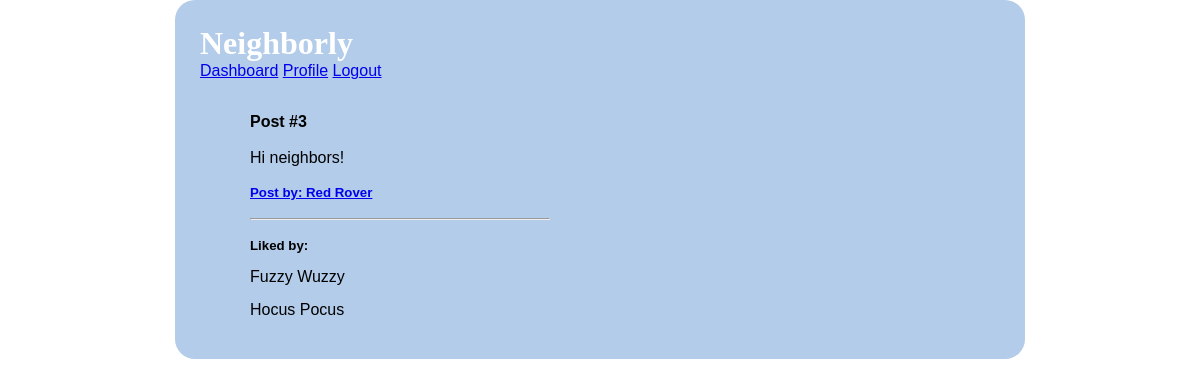
/post/details/3 (signed in), run on the app's committed database.
### models.py (models this page shows, shortened)
class Post(db.Model):
    __tablename__ = "posts"
    id = db.Column(db.Integer, primary_key=True)
    message = db.Column(db.String(255))
    user_id = db.Column(db.Integer, db.ForeignKey('users.id', ondelete='cascade'))
    user = db.relationship('User', foreign_keys=[user_id])
    likes_rec = db.relationship('User', secondary=likes_table, passive_deletes=True)
    all_post = db.relationship('Post_comment', back_populates="post", cascade="all, delete, delete-orphan")
    created_at = db.Column(db.DateTime, server_default = func.now())
    updated_at = db.Column(db.DateTime, server_default = func.now(), onupdate = func.now())

class User(db.Model):
    __tablename__ = "users"
    id = db.Column(db.Integer, primary_key=True)
    first_name = db.Column(db.String(45))
    last_name = db.Column(db.String(45))
    email = db.Column(db.String(255))
    address_id = db.Column(db.Integer, db.ForeignKey('addresses.id', ondelete='cascade'))
    address = db.relationship('Address', foreign_keys=[address_id])
    password_hash=db.Column(db.String(255))
    likes_sent = db.relationship('Post', secondary=likes_table, passive_deletes=True)
    all_post = db.relationship('Post', back_populates="user", cascade="all, delete, delete-orphan")
    all_event = db.relationship('Event', back_populates="user", cascade="all, delete, delete-orphan")
    created_at = db.Column(db.DateTime, server_default = func.now())
    updated_at = db.Column(db.DateTime, server_default = func.now(), onupdate = func.now())

### controller.py (the view)
def post_details(post_id):
    if 'user_id' not in session:
        return redirect("/")
    post = Post.query.get(post_id)
    user = User.query.filter_by(id = post.user_id).all()
    return render_template("post_details.html", post = post, all_users = user)

### templates/post_details.html (shortened to what this page needs)
<!DOCTYPE html>
<html lang="en">
<head>
    <link rel="stylesheet" type="text/css" href="{{ url_for('static', filename='style1.css') }}">
</head>
<body>
    <div class="container_dashboard">
        <h1>Neighborly</h1>
        <div class="navigation">
            <a href="/dashboard">Dashboard</a>
            <a href="/my_profile">Profile</a>
            <a href="/logout">Logout</a>
        </div>
        <div class="events">
            <br>
            <h4>Post #{{ post.id }}</h4>
            <br>
            <blockquote>
                {{ post.message }}
            </blockquote>
            <br>
            {% for user in all_users %}
                <h5><a href="/neighbors/profile/{{user.id}}"> Post by: {{user.first_name}} {{ user.last_name }}</a></h5>
            {% endfor %}
            <br>
            <hr>
            <br>
            <h5>Liked by:</h5>
            <ul>
                {% for user in post.likes_rec %}
                    <li>{{ user.first_name }} {{ user.last_name }}</li>
                {% endfor %}
            </ul>
        </div>
    </div>
</body>
</html>

### static/style1.css (style rules this page uses)
* { margin: 0px; padding: 0px; }
.container_dashboard { width: 800px; background-color: rgb(178, 204, 233); margin: 0px auto; padding: 25px; border-radius: 20px; font-family: 'Lucida Sans', 'Lucida Sans Regular', 'Lucida Grande', 'Lucida Sans Unicode', Geneva, Verdana, sans-serif; }
.container_dashboard h1 { font-family: cursive; color: white; }
.container_dashboard li { list-style: none; }
.events { margin-top: 15px; margin-bottom: 15px; display: inline-block; width: 300px; vertical-align: top; margin-left: 50px; }
.events li { margin-top: 15px; }
.events ul { display: inline-block; }

### data on the page
Post: id "3", message "Hi neighbors!"
User: first_name "Red", last_name "Rover"
User: first_name "Fuzzy", last_name "Wuzzy"
User: first_name "Hocus", last_name "Pocus"
